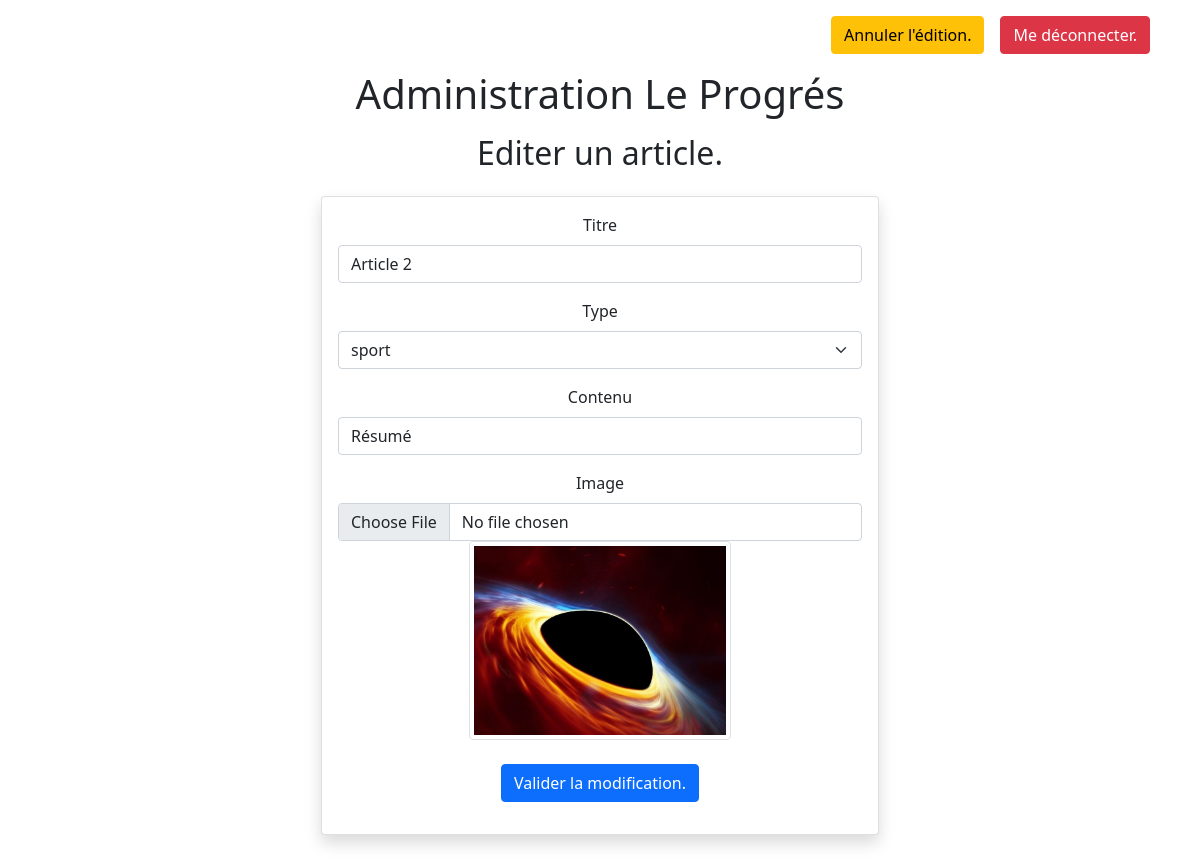
The app's page /edit-article.php?id=2 (signed in) with its own data.
### tables this page shows
CREATE TABLE IF NOT EXISTS `article` (
  `id` int(11) NOT NULL AUTO_INCREMENT,
  `titre` varchar(250) NOT NULL,
  `type` varchar(250) NOT NULL,
  `contenu` text NOT NULL,
  `image` varchar(250) DEFAULT NULL,
  `id_admin` int(11) NOT NULL,
  PRIMARY KEY (`id`),
  KEY `id_admin` (`id_admin`)
);

### function/article-function.php (called while the page is built, shortened)
<?php
    function getOneArticles($bdd, $id){
        $query = $bdd->prepare('SELECT * FROM article WHERE id = :id');
        $query->execute(['id' => $id]);
        $resultat = $query->fetch();
        return $resultat;
    }
?>

### edit-article.php (the view, shortened to what this page needs)
<?php
    $bdd= bddConnect();
    $idArticle = $_GET["id"];
    require 'function/article-function.php';
    $article= getOneArticles($bdd, $idArticle);
    $types=[
        'politique',
        'sport',
        'faits-divers',
        'autres'
    ];
?>
<html>
    <head>
        <link rel="stylesheet" href="css/style.css" />
        <link href="https://cdn.jsdelivr.net/npm/bootstrap@5.1.3/dist/css/bootstrap.min.css" rel="stylesheet">
    </head>
    <body>
        <div class="container text-center">
            <div class="d-flex justify-content-end">
                <a class="btn btn-warning mt-3 mx-2" href="admin.php">Annuler l'édition.</a>
                <a class="btn btn-danger mt-3 mx-2" href="logout.php">Me déconnecter.</a>
            </div>
            <h1 class="my-3">Administration Le Progrés</h1>
                <h2 class="my-2">Editer un article.</h2>
                    <div class="my-4 container card w-50 shadow p-3 mb-5 bg-body rounded">
                        <form enctype="multipart/form-data" method="post" action="edit-article.php?id=<?php echo($article["id"]);?>">
                            <div class="mb-3">
                                <label for="titre" class="form-label">Titre</label>
                                <input value="<?php echo($article["titre"]);?>" type="text" name="titre" class="form-control" id="titre" placeholder="titre">
                            </div>
                            <div class="mb-3">
                                <label for="type" class="form-label">Type</label>
                                <select class="form-select" name="type" id="type">
                                    <?php
                                        foreach($types as $type) {
                                            if($type == $article["type"]) {
                                                echo('<option selected value="'.$type.'">'.$type.'</option>');
                                            } else {
                                                echo('<option value="'.$type.'">'.$type.'</option>');
                                            }
                                        }
                                    ?>
                                </select>
                            </div>
                            <div class="mb-3">
                                <label for="contenu" class="form-label">Contenu</label>
                                <input value="<?php echo($article["contenu"]);?>" type="text" name="contenu" class="form-control" id="contenu" placeholder="contenu">
                            </div>
                            <div class="mb-3">
                                <label for="image" class="form-label">Image</label>
                                <input type="file" name="image" class="form-control" id="image">
                                <img class="img-thumbnail w-50" src="uploads/<?php echo($article["image"]);?>" alt="">
                            </div>
                            <button type="submit" class="btn btn-primary mt-2">Valider la modification.</button>
                        </form>
                    </div>
        </div>
    </body>
</html>

### records on screen
article: titre "Article 2", type "sport", contenu "Résumé", image (picture)
